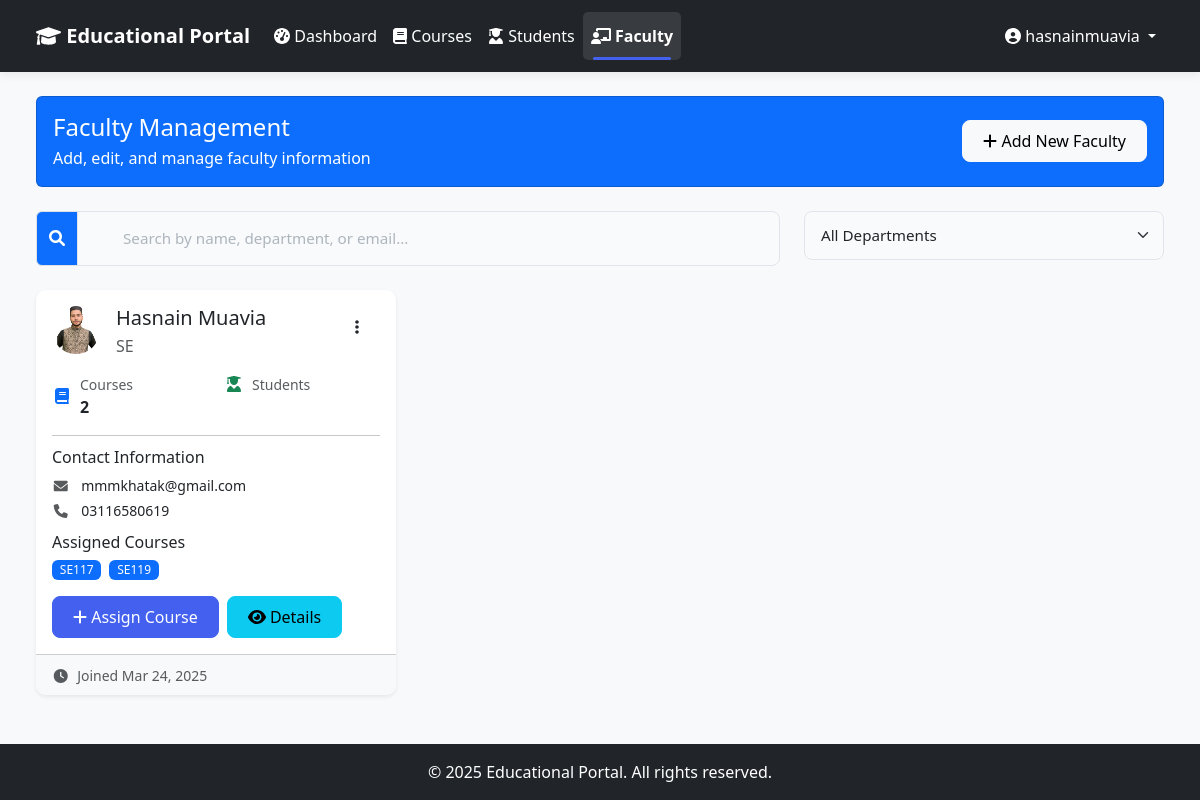
The app's page /admin-dashboard/faculty/ (signed in) with its own data.
### core/models.py (models this page shows, shortened)
class User(AbstractUser):
    role = models.CharField(
        max_length=10,
        choices=Role.choices,
        default=Role.STUDENT,
    )

class Faculty(models.Model):
    user = models.OneToOneField(User, on_delete=models.CASCADE, related_name='faculty_profile')
    profile_picture = models.ImageField(upload_to='faculty/', null=True, blank=True)
    department = models.CharField(max_length=100, blank=True, null=True)
    phone = models.CharField(max_length=20, blank=True, null=True)

class CourseAssignment(models.Model):
    course = models.ForeignKey(Course, on_delete=models.CASCADE, related_name='faculty_assignments')
    faculty = models.ForeignKey(Faculty, on_delete=models.CASCADE, related_name='course_assignments')
    class Meta:
        unique_together = ('course', 'faculty')

class Course(models.Model):
    name = models.CharField(max_length=100)
    code = models.CharField(max_length=20, unique=True)
    description = models.TextField(blank=True, null=True)

### admin_dashboard/views.py (the view)
# urls.py: path('faculty/', views.manage_faculty, name='manage_faculty'),
@login_required
@user_passes_test(is_admin)
def manage_faculty(request):
    faculty_list = Faculty.objects.all().order_by('user__first_name', 'user__last_name')
    courses = Course.objects.all().order_by('name')
    for faculty in faculty_list:
        faculty.assigned_courses = Course.objects.filter(faculty_assignments__faculty=faculty)
    context = {
        'faculty_list': faculty_list,
        'courses': courses,
    }
    return render(request, 'admin_dashboard/faculty.html', context)

### admin_dashboard/views.py (called while the page is built)
def is_admin(user):
    return user.is_authenticated and user.is_superuser

### templates/admin_dashboard/faculty.html (shortened to what this page needs)
{% extends 'base.html' %}
{% block content %}
<div class="container-fluid">
    <div class="row mb-4">
        <div class="col-12">
            <div class="card bg-primary">
                <div class="card-body d-flex justify-content-between align-items-center">
                    <div class="text-white">
                        <h4 class="mb-1">Faculty Management</h4>
                        <p class="mb-0">Add, edit, and manage faculty information</p>
                    </div>
                    <button type="button" class="btn btn-light" data-bs-toggle="modal" data-bs-target="#addFacultyModal">
                        <i class="fas fa-plus"></i> Add New Faculty
                    </button>
                </div>
            </div>
        </div>
    </div>
    <div class="row mb-4">
        <div class="col-md-8">
            <div class="input-group">
                <span class="input-group-text bg-primary text-white">
                    <i class="fas fa-search"></i>
                </span>
                <input type="text" class="form-control" id="facultySearch" placeholder="Search by name, department, or email...">
            </div>
        </div>
        <div class="col-md-4">
            <select class="form-select" id="departmentFilter">
                <option value="">All Departments</option>
            </select>
        </div>
    </div>
    <div class="row g-4" id="facultyGrid">
        {% for faculty in faculty_list %}
        <div class="col-12 col-md-6 col-xl-4 faculty-card"
             data-name="{{ faculty.user.get_full_name|lower }}"
             data-department="{{ faculty.department|lower|default:'' }}"
             data-email="{{ faculty.user.email|lower }}">
            <div class="card dashboard-card h-100">
                <div class="card-body">
                    <div class="d-flex mb-3">
                        <div class="flex-shrink-0">
                            {% if faculty.profile_picture %}
                            <img src="{{ faculty.profile_picture.url }}" alt="{{ faculty.user.get_full_name }}" class="rounded-circle" style="width: 48px; height: 48px; object-fit: cover;">
                            {% else %}
                            <div class="avatar-circle bg-primary text-white">
                                {{ faculty.user.first_name|first|upper }}{{ faculty.user.last_name|first|upper }}
                            </div>
                            {% endif %}
                        </div>
                        <div class="flex-grow-1 ms-3">
                            <h5 class="card-title mb-1">{{ faculty.user.get_full_name }}</h5>
                            <p class="text-muted mb-0">{{ faculty.department|default:"No Department" }}</p>
                        </div>
                        <div class="dropdown">
                            <button class="btn btn-link text-dark" type="button" data-bs-toggle="dropdown">
                                <i class="fas fa-ellipsis-v"></i>
                            </button>
                        </div>
                    </div>
                    <div class="row g-3 mb-3">
                        <div class="col-6">
                            <div class="d-flex align-items-center">
                                <i class="fas fa-book fa-fw text-primary me-2"></i>
                                <div>
                                    <small class="text-muted d-block">Courses</small>
                                    <strong>{{ faculty.course_assignments.count }}</strong>
                                </div>
                            </div>
                        </div>
                        <div class="col-6">
                            <div class="d-flex align-items-center">
                                <i class="fas fa-user-graduate fa-fw text-success me-2"></i>
                                <div>
                                    <small class="text-muted d-block">Students</small>
                                </div>
                            </div>
                        </div>
                    </div>
                    <hr>
                    <div class="mb-3">
                        <h6 class="card-subtitle mb-2">Contact Information</h6>
                        <div class="d-flex flex-column">
                            <small class="mb-1">
                                <i class="fas fa-envelope fa-fw text-muted me-2"></i>
                                {{ faculty.user.email }}
                            </small>
                            <small>
                                <i class="fas fa-phone fa-fw text-muted me-2"></i>
                                {{ faculty.phone|default:"Not provided" }}
                            </small>
                        </div>
                    </div>
                    <div class="mb-3">
                        <h6 class="card-subtitle mb-2">Assigned Courses</h6>
                        <div class="d-flex flex-wrap gap-2">
                            {% for assignment in faculty.course_assignments.all %}
                            <span class="badge bg-primary">{{ assignment.course.code }}</span>
                            {% empty %}
                            <span class="text-muted">No courses assigned</span>
                            {% endfor %}
                        </div>
                    </div>
                    <div class="d-flex gap-2">
                        <button type="button" class="btn btn-primary" data-bs-toggle="modal" data-bs-target="#assignCourseModal{{ faculty.id }}">
                            <i class="fas fa-plus"></i> Assign Course
                        </button>
                        <a href="{% url 'faculty_details' faculty.id %}" class="btn btn-info">
                            <i class="fas fa-eye"></i> Details
                        </a>
                    </div>
                </div>
                <div class="card-footer bg-light">
                    <small class="text-muted">
                        <i class="fas fa-clock fa-fw me-1"></i>
                        Joined {{ faculty.user.date_joined|date:"M d, Y" }}
                    </small>
                </div>
            </div>
        </div>
        {% empty %}
        <div class="col-12">
            <div class="alert alert-info" role="alert">
                <i class="fas fa-info-circle"></i> No faculty members found. Click "Add New Faculty" to add one.
            </div>
        </div>
        {% endfor %}
    </div>
</div>
{% endblock %}

### templates/base.html (shortened to what this page needs)
<!DOCTYPE html>
<html lang="en">
<head>
    <link href="https://cdn.jsdelivr.net/npm/bootstrap@5.3.0/dist/css/bootstrap.min.css" rel="stylesheet">
    {% load static %}
    <link href="{% static 'css/style.css' %}" rel="stylesheet">
</head>
<body class="d-flex flex-column min-vh-100">
    <nav class="navbar navbar-expand-lg navbar-dark bg-dark">
        <div class="container-fluid">
            <a class="navbar-brand" href="{% url 'home' %}">
                <i class="fas fa-graduation-cap"></i> Educational Portal
            </a>
            {% if user.is_authenticated %}
            <div class="collapse navbar-collapse" id="navbarNav">
                <ul class="navbar-nav me-auto">
                    {% if user.is_superuser %}
                    <li class="nav-item">
                        <a class="nav-link {% if request.resolver_match.url_name == 'admin_dashboard' %}active{% endif %}" href="{% url 'admin_dashboard' %}">
                            <i class="fas fa-tachometer-alt"></i> Dashboard
                        </a>
                    </li>
                    <li class="nav-item">
                        <a class="nav-link {% if request.resolver_match.url_name == 'manage_courses' %}active{% endif %}" href="{% url 'manage_courses' %}">
                            <i class="fas fa-book"></i> Courses
                        </a>
                    </li>
                    <li class="nav-item">
                        <a class="nav-link {% if request.resolver_match.url_name == 'manage_students' %}active{% endif %}" href="{% url 'manage_students' %}">
                            <i class="fas fa-user-graduate"></i> Students
                        </a>
                    </li>
                    <li class="nav-item">
                        <a class="nav-link {% if request.resolver_match.url_name == 'manage_faculty' %}active{% endif %}" href="{% url 'manage_faculty' %}">
                            <i class="fas fa-chalkboard-teacher"></i> Faculty
                        </a>
                    </li>
                    {% elif user.is_faculty %}
                    <li class="nav-item">
                        <a class="nav-link {% if request.resolver_match.url_name == 'faculty_dashboard' %}active{% endif %}" href="{% url 'faculty_dashboard' %}">
                            <i class="fas fa-tachometer-alt"></i> Dashboard
                        </a>
                    </li>
                    {% endif %}
                </ul>
                <div class="navbar-nav">
                    <li class="nav-item dropdown">
                        <a class="nav-link dropdown-toggle" href="#" id="navbarDropdown" role="button" data-bs-toggle="dropdown">
                            <i class="fas fa-user-circle"></i> {{ user.get_full_name|default:user.username }}
                        </a>
                    </li>
                </div>
            </div>
            {% endif %}
        </div>
    </nav>
    <main class="flex-grow-1 py-4">
        <div class="container-fluid px-4">
            {% block content %}
            {% endblock %}
        </div>
    </main>
    <footer class="footer mt-auto py-3 bg-dark text-white">
        <div class="container text-center">
            <p class="mb-0">&copy; {% now "Y" %} Educational Portal. All rights reserved.</p>
        </div>
    </footer>
</body>
</html>

### static/css/style.css (style rules this page uses)
body { min-height: 100vh; display: flex; flex-direction: column; background-color: #f8f9fa; font-family: 'Poppins', 'Segoe UI', Roboto, 'Helvetica Neue', Arial, sans-serif; color: #333; margin: 0; padding: 0; }
main { flex: 1; display: flex; flex-direction: column; }
:root { --primary-color: #4361ee; --primary-dark: #3a56d4; --secondary-color: #6c757d; --success-color: #198754; --info-color: #0dcaf0; --warning-color: #ffc107; --danger-color: #dc3545; --light-color: #f8f9fa; --dark-color: #212529; --text-color: #333; --text-muted: #6c757d; --border-radius: 10px; --box-shadow: 0 10px 30px rgba(0, 0, 0, 0.1); }
.input-group { position: relative; width: 100%; }
.input-group input { width: 100%; padding: 15px 15px 15px 45px; border: 1px solid #e1e5eb; border-radius: 8px; font-size: 0.95rem; transition: all 0.3s ease; background-color: #f9fafc; }
.input-group input::placeholder { color: #adb5bd; }
.dashboard-card { background-color: #fff; border-radius: var(--border-radius); transition: transform 0.2s; box-shadow: 0 4px 12px rgba(0, 0, 0, 0.05); border: none; overflow: hidden; }
.form-control, .form-select { padding: 0.75rem 1rem; border: 1px solid #e1e5eb; border-radius: 8px; font-size: 0.95rem; transition: all 0.3s ease; background-color: #f9fafc; }
.navbar { box-shadow: 0 2px 10px rgba(0, 0, 0, 0.08); background-color: #212529; padding: 0.75rem 1.5rem; }
.navbar-dark .navbar-nav .nav-link, .navbar-dark .navbar-brand, .navbar-dark .nav-link { color: #fff !important; }
.navbar-dark .navbar-nav .nav-link.active, .navbar-dark .nav-link.active { color: #fff !important; background-color: rgba(255, 255, 255, 0.1); border-radius: 5px; position: relative; font-weight: 600; }
.navbar-dark .navbar-nav .nav-link.active::after, .navbar-dark .nav-link.active::after { content: ''; position: absolute; bottom: 0; left: 10%; width: 80%; height: 3px; background-color: var(--primary-color); border-radius: 3px; }
.navbar-brand { font-weight: 700; color: var(--primary-color); }
.nav-link { font-weight: 500; color: var(--dark-color); padding: 0.75rem 1rem; transition: all 0.3s ease; }
.nav-link.active { color: var(--primary-color); background-color: rgba(67, 97, 238, 0.1); border-radius: 6px; }
.btn { font-weight: 500; padding: 0.5rem 1.25rem; border-radius: 8px; transition: all 0.3s ease; }
.btn-primary { background-color: var(--primary-color); border-color: var(--primary-color); }
.footer { background-color: #343a40; color: #fff; padding: 1.5rem 0; }
.fade-in { animation: fadeIn 0.5s ease-out; }

### templates/admin_dashboard/faculty.html (style rules this page uses)
.dashboard-card { transition: transform 0.3s ease; box-shadow: 0 0.125rem 0.25rem rgba(0, 0, 0, 0.075); }
.badge { font-weight: 500; }

### records on screen
User: get_full_name "hasnainmuavia"
Faculty: profile_picture (picture), user.get_full_name "Hasnain Muavia", department "SE", course_assignments.count "2", user.email "mmmkhatak@gmail.com", phone "03116580619", user.date_joined "Mar 24, 2025"
CourseAssignment: course.code "SE117"
CourseAssignment: course.code "SE119"
